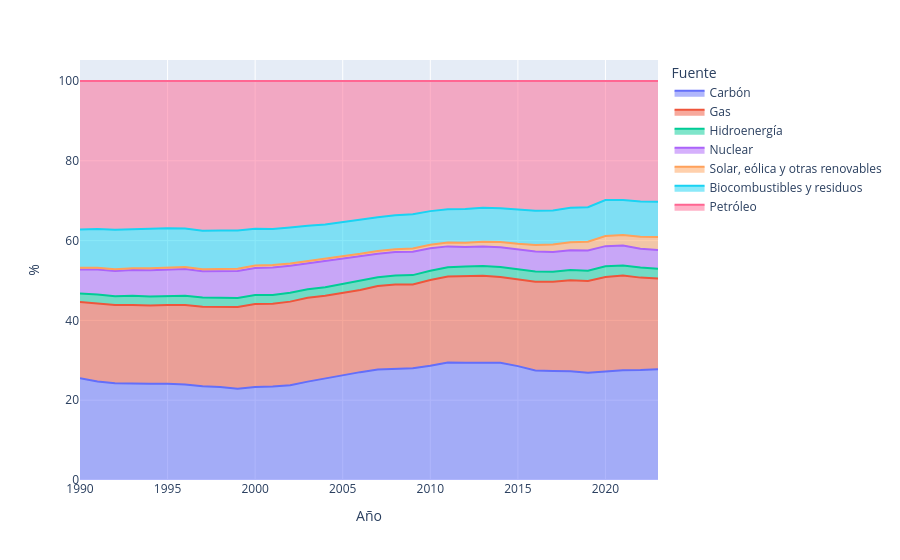

Here is the notebook cell this chart was saved with:
### Code cell
fig = px.area(df, 
              x='Año', 
              y=energy_columns,
              groupnorm="percent",
              labels={'value': '%', 'variable': 'Fuente'})
fig.update_layout(hovermode='x unified')
fig.show()
